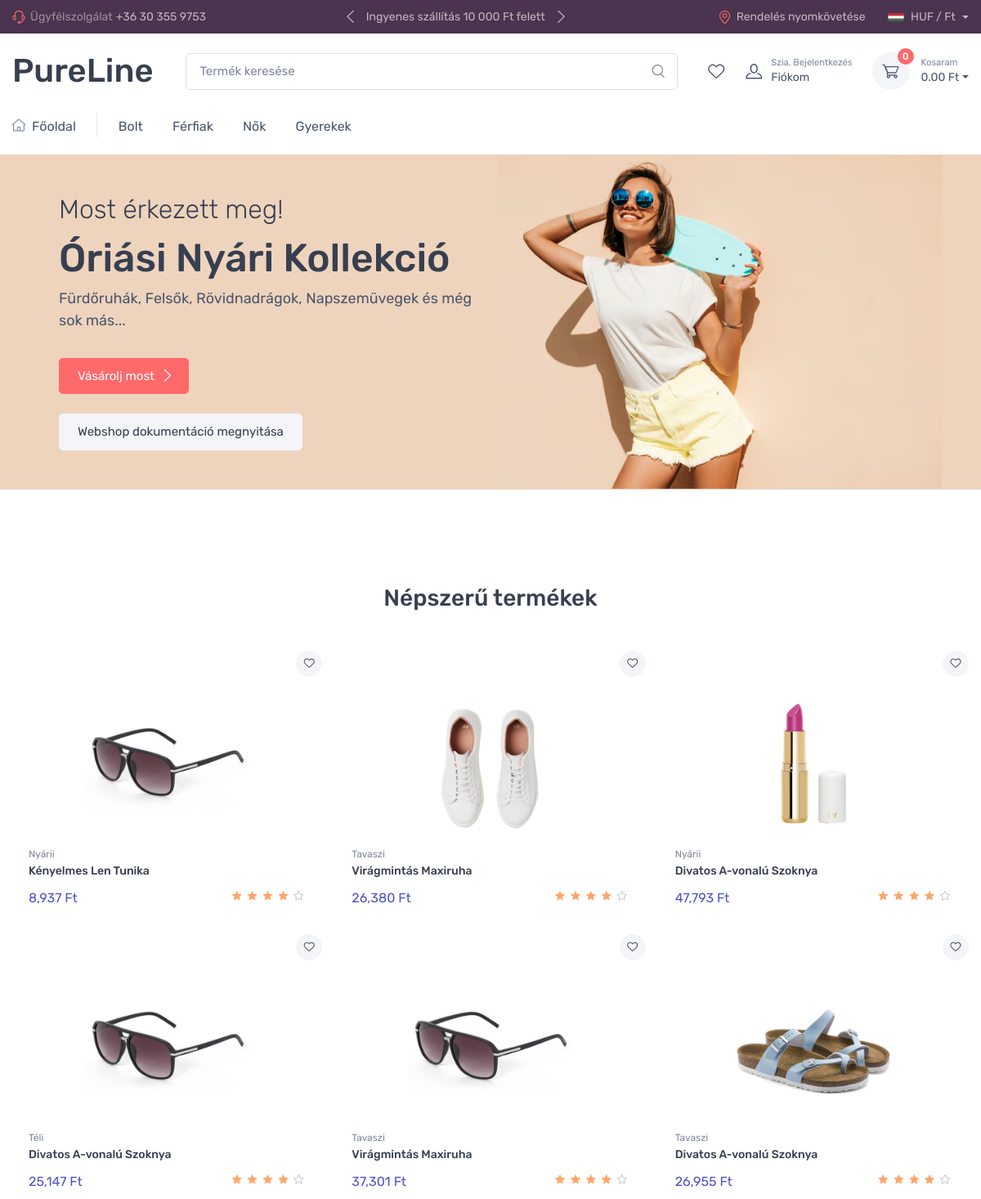
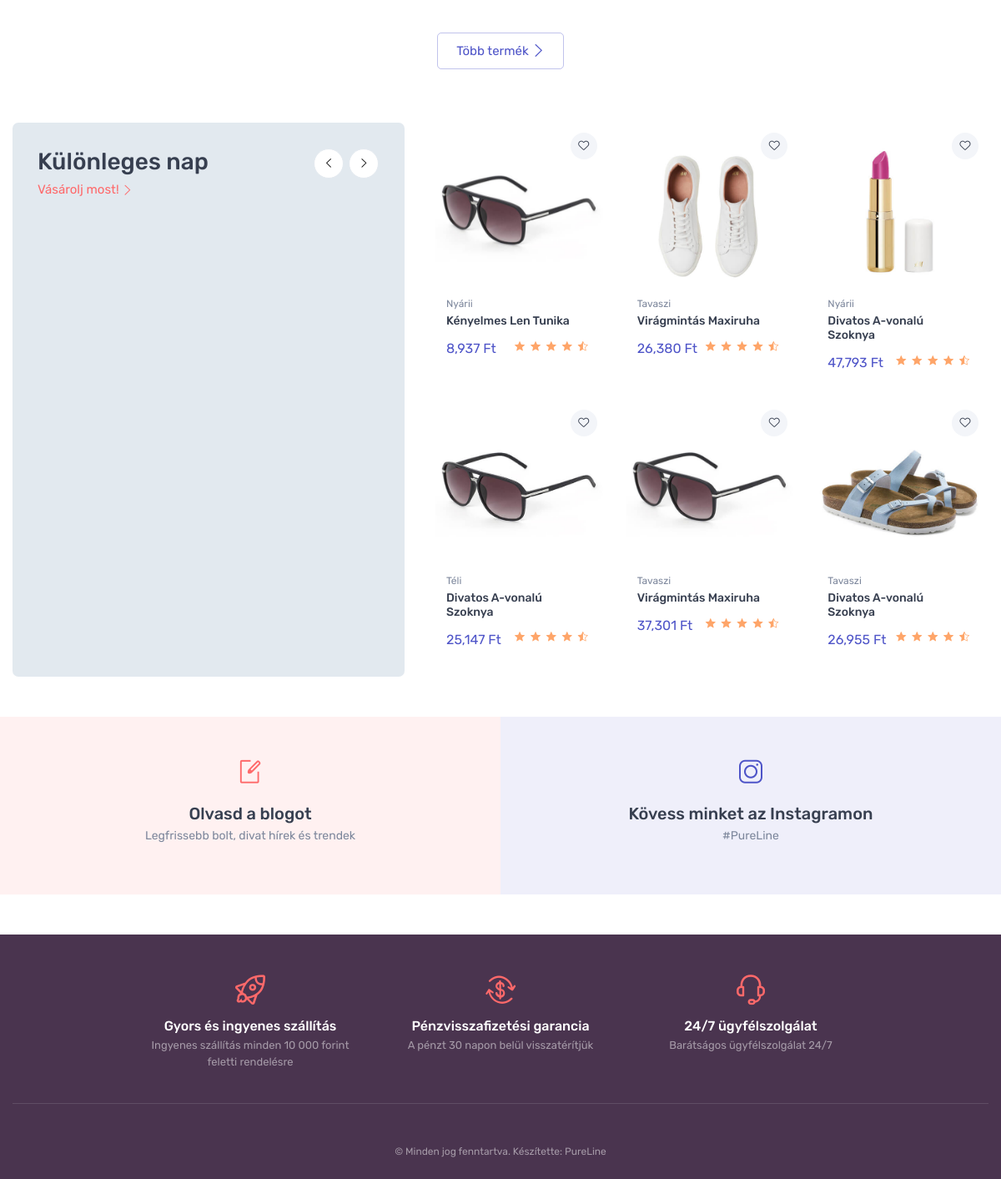
The page / on the database its author committed (2 pictures, top to bottom).
### tables this page shows
CREATE TABLE `products` (
  `id` int(11) NOT NULL,
  `name` text DEFAULT NULL,
  `gender` text DEFAULT NULL,
  `buying_price` int(11) DEFAULT NULL,
  `price` int(11) DEFAULT NULL,
  `description` text DEFAULT NULL,
  `photos` text DEFAULT NULL,
  `category_id` int(11) NOT NULL DEFAULT 1,
  `user_id` int(11) NOT NULL DEFAULT 1
);

CREATE TABLE `categories` (
  `id` int(11) NOT NULL,
  `name` text DEFAULT NULL,
  `photo` text DEFAULT NULL,
  `parent_id` int(11) DEFAULT NULL,
  `description` text DEFAULT NULL
);

### htdocs/files/functions.php (the view, shortened to what this page needs)
<?php
$conn = new mysqli ("localhost", "root","","shop");
$conn->set_charset("utf8mb4");
function get_product_thumb($json)
{
    $img = "assets/no_image.jpg";
    $objects = json_decode($json);
    return $objects[0]->thumb;
}
function db_select($table,$condition = null)
{
    $sql = "SELECT * FROM $table";
    if ($condition != null) {
        $sql .= " WHERE $condition";
    }
    global $conn;
    $res = $conn->query($sql);
    $rows = [];
    while ($row = $res->fetch_assoc()){
        $rows[] = $row;
    }
    return $rows;
}
function get_category_name($category_id) {
    global $conn;
    $stmt = $conn->prepare("SELECT name FROM categories WHERE id = ?");
    $stmt->bind_param("i", $category_id);
    $stmt->execute();
    $result = $stmt->get_result();
    return $result->fetch_column();
}
function product_item_ui_1($pro)
{
    $thumb = get_product_thumb($pro["photos"]);
    $category_name = get_category_name($pro["category_id"]);
    $format_price=number_format($pro["price"]);
    $str = <<<EOF
<div class="col-md-4 col-sm-6 px-2 mb-4">
    <div class="card product-card">
        <form style="display: flex; justify-content: flex-end;" action="whislist-process-add.php" method="post">
            <input type="hidden" name="id" value="{$pro['id']}">
            <button class="btn-wishlist btn-sm" type="submit" data-bs-toggle="tooltip" data-bs-placement="left" title="Hozzáadás a kívánságlistához">
                <i class="ci-heart"></i>
            </button>
        </form>
        <a class="card-img-top d-block overflow-hidden text-center" href="product.php?id={$pro["id"]}">
            <img src="{$thumb}" alt="Termék" class="product-image" style="height: 200px; width: auto; object-fit: contain;">
        </a>
        <div class="card-body py-2">
            <a class="product-meta d-block fs-xs pb-1" href="javascript:;">{$category_name}</a>
            <h3 class="product-title fs-sm"><a href="product.php?id={$pro["id"]}">{$pro["name"]}</a></h3>
            <div class="d-flex justify-content-between">
                <div class="product-price"><span class="text-accent">{$format_price} Ft</span></div>
                <div class="star-rating">
                    <i class="star-rating-icon ci-star-filled active"></i>
                    <i class="star-rating-icon ci-star-filled active"></i>
                    <i class="star-rating-icon ci-star-filled active"></i>
                    <i class="star-rating-icon ci-star-filled active"></i>
                    <i class="star-rating-icon ci-star"></i>
                </div>
            </div>
        </div>
                    <input class="form-check-input" type="radio" name="size_{$pro['id']}" id="s_{$pro['id']}_s">
                    <label class="form-option-label" for="s_{$pro['id']}_s">S</label>
                    <input class="form-check-input" type="radio" name="size_{$pro['id']}" id="m_{$pro['id']}_m">
                    <label class="form-option-label" for="m_{$pro['id']}_m">M</label>
                    <input class="form-check-input" type="radio" name="size_{$pro['id']}" id="l_{$pro['id']}_l">
                    <label class="form-option-label" for="l_{$pro['id']}_l">L</label>
                    <input class="form-check-input" type="radio" name="size_{$pro['id']}" id="xl_{$pro['id']}_xl">
                    <label class="form-option-label" for="xl_{$pro['id']}_xl">XL</label>
                <input type="hidden" name="id" value="{$pro['id']}">
    </div>
</div>
EOF;
    return $str;
}
function product_item_ui_static($pro)
{
    $category_name = get_category_name($pro["category_id"]);
    $thumb = get_product_thumb($pro["photos"]);
    $format_price=number_format($pro["price"]);
    $str = <<<EOF
    <div class="col-lg-4 col-6 px-0 px-sm-2 mb-sm-4 d-none d-lg-block">
        <div class="card product-card card-static">
            <button class="btn-wishlist btn-sm" type="button" data-bs-toggle="tooltip" data-bs-placement="left" title="Hozzáadás a kívánságlistához">
                <i class="ci-heart"></i>
            </button>
            <a class="card-img-top d-block overflow-hidden text-center" href="product.php?id={$pro["id"]}">
                <img src="{$thumb}" alt="Termék" style="height: 200px; width: auto; object-fit: contain;">
            </a>
            <div class="card-body py-2">
                <a class="product-meta d-block fs-xs pb-1" href="#">{$category_name}</a>
                <h3 class="product-title fs-sm">
                    <a href="product.php?id={$pro["id"]}">{$pro["name"]}</a>
                </h3>
                <div class="d-flex justify-content-between">
                    <div class="product-price">
                        <span class="text-accent">{$format_price} Ft</span>
                    </div>
                    <div class="star-rating">
                        <i class="star-rating-icon ci-star-filled active"></i>
                        <i class="star-rating-icon ci-star-filled active"></i>
                        <i class="star-rating-icon ci-star-filled active"></i>
                        <i class="star-rating-icon ci-star-filled active"></i>
                        <i class="star-rating-icon ci-star-half active"></i>
                    </div>
                </div>
            </div>
        </div>
    </div>
    EOF;
    return $str;
}

### htdocs/index.php (shortened to what this page needs)
<?php
require_once 'files/header.php';
$products = db_select("products", '1 ORDER BY id DESC');
?>
<section class="tns-carousel tns-controls-lg">
    <div class="tns-carousel-inner" data-carousel-options='{"mode": "gallery", "responsive": {"0":{"nav":true, "controls": false}, "992":{"nav":false, "controls": true}}}'>
        <?php for ($i = 0; $i < 3; $i++): ?>
            <div class="px-lg-5" style="background-color: #eed4bd;">
                <div class="d-lg-flex justify-content-center align-items-center text-center flex-column flex-lg-row">
                    <div class="order-lg-2">
                        <img class="img-fluid d-block mx-auto" style="max-width: 100%; max-height: 500px; height: auto; object-fit: contain;"
                             src="img/nyari.avif" alt="Nyári kollekció">
                    </div>
                    <div class="position-relative mx-auto py-5 px-4 text-center text-lg-start" style="max-width: 42rem; z-index: 10;">
                        <h3 class="h2 text-color<?= $i ?> fw-light pb-1 from-start">Most érkezett meg!</h3>
                        <h2 class="text-color<?= $i ?> display-5 from-start delay-1">Óriási Nyári Kollekció</h2>
                        <p class="fs-lg text-color<?= $i ?> pb-3 from-start delay-2">
                            Fürdőruhák, Felsők, Rövidnadrágok, Napszemüvegek és még sok más...
                        </p>
                        <div class="d-table scale-up delay-4 mx-auto mx-lg-0">
                            <a class="btn btn-primary" href="shop.php">Vásárolj most<i class="ci-arrow-right ms-2 me-n1"></i></a>
                            <a class="btn btn-secondary d-table mt-4 mx-auto mx-lg-0" href="uploads/PureLine.pdf" target="_blank">
                                Webshop dokumentáció megnyitása
                            </a>
                        </div>
                    </div>
                </div>
            </div>
        <?php endfor; ?>
    </div>
</section>
<section class="container pt-md-3 pb-5 mb-md-3" style="margin-top: 100px;">
    <h2 class="h3 text-center mt-50">Népszerű termékek</h2>
    <div class="row mx-n2 mt-5">
        <?php
        shuffle($products);
        $random_products = array_slice($products, 0, 6);
        foreach ($random_products as $pro) {
            echo product_item_ui_1($pro);
        }
        ?>
    </div>
    <div class="text-center pt-3">
        <a class="btn btn-outline-accent" href="shop.php">Több termék<i class="ci-arrow-right ms-1"></i></a>
    </div>
</section>
<section class="container mb-4 pb-3 pb-sm-0 mb-sm-5">
    <div class="row">
        <div class="col-md-5">
            <div class="d-flex flex-column h-100 overflow-hidden rounded-3" style="background-color: #e2e9ef;">
                <div class="d-flex justify-content-between px-grid-gutter py-grid-gutter">
                    <div>
                        <h3 class="mb-1">Különleges nap</h3>
                        <a class="fs-md" href="shop.php">Vásárolj most!<i class="ci-arrow-right fs-xs align-middle ms-1"></i></a>
                    </div>
                    <div class="tns-carousel-controls" id="hoodie-day">
                        <button type="button"><i class="ci-arrow-left"></i></button>
                        <button type="button"><i class="ci-arrow-right"></i></button>
                    </div>
                </div>
            </div>
        </div>
        <div class="col-md-7 pt-4 pt-md-0">
            <div class="tns-carousel">
                <div class="tns-carousel-inner" data-carousel-options='{"nav": false, "controlsContainer": "#hoodie-day"}'>
                    <?php for ($i = 0; $i < 2; $i++): ?>
                        <div>
                            <div class="row mx-n2">
                                <?php
                                $count = 0;
                                foreach ($products as $pro) {
                                    if ($count < 6) {
                                        echo product_item_ui_static($pro);
                                        $count++;
                                    } else {
                                        break;
                                    }
                                }
                                ?>
                            </div>
                        </div>
                    <?php endfor; ?>
                </div>
            </div>
        </div>
    </div>
</section>
<section class="container-fluid px-0">
    <div class="row g-0">
        <div class="col-md-6">
            <a class="card border-0 rounded-0 text-decoration-none py-md-4 bg-faded-primary" href="#">
                <div class="card-body text-center">
                    <i class="ci-edit h3 mt-2 mb-4 text-primary"></i>
                    <h3 class="h5 mb-1">Olvasd a blogot</h3>
                    <p class="text-muted fs-sm">Legfrissebb bolt, divat hírek és trendek</p>
                </div>
            </a>
        </div>
        <div class="col-md-6">
            <a class="card border-0 rounded-0 text-decoration-none py-md-4 bg-faded-accent" href="#">
                <div class="card-body text-center">
                    <i class="ci-instagram h3 mt-2 mb-4 text-accent"></i>
                    <h3 class="h5 mb-1">Kövess minket az Instagramon</h3>
                    <p class="text-muted fs-sm">#PureLine</p>
                </div>
            </a>
        </div>
    </div>
</section>
<?php require_once 'files/footer.php'; ?>

### rows shown on the page
products: category.name "Nyárii", name "Kényelmes Len Tunika", price "8,937"
products: shows a picture, category.name "Tavaszi", name "Virágmintás Maxiruha", price "26,380"
products: shows a picture, category.name "Nyárii", name "Divatos A-vonalú Szoknya", price "47,793"
products: category.name "Téli", name "Divatos A-vonalú Szoknya", price "25,147"
products: category.name "Tavaszi", name "Virágmintás Maxiruha", price "37,301"
products: shows a picture, category.name "Tavaszi", name "Divatos A-vonalú Szoknya", price "26,955"

### other values the page prints
$cart_count "0"
$cart_total "0.00"
